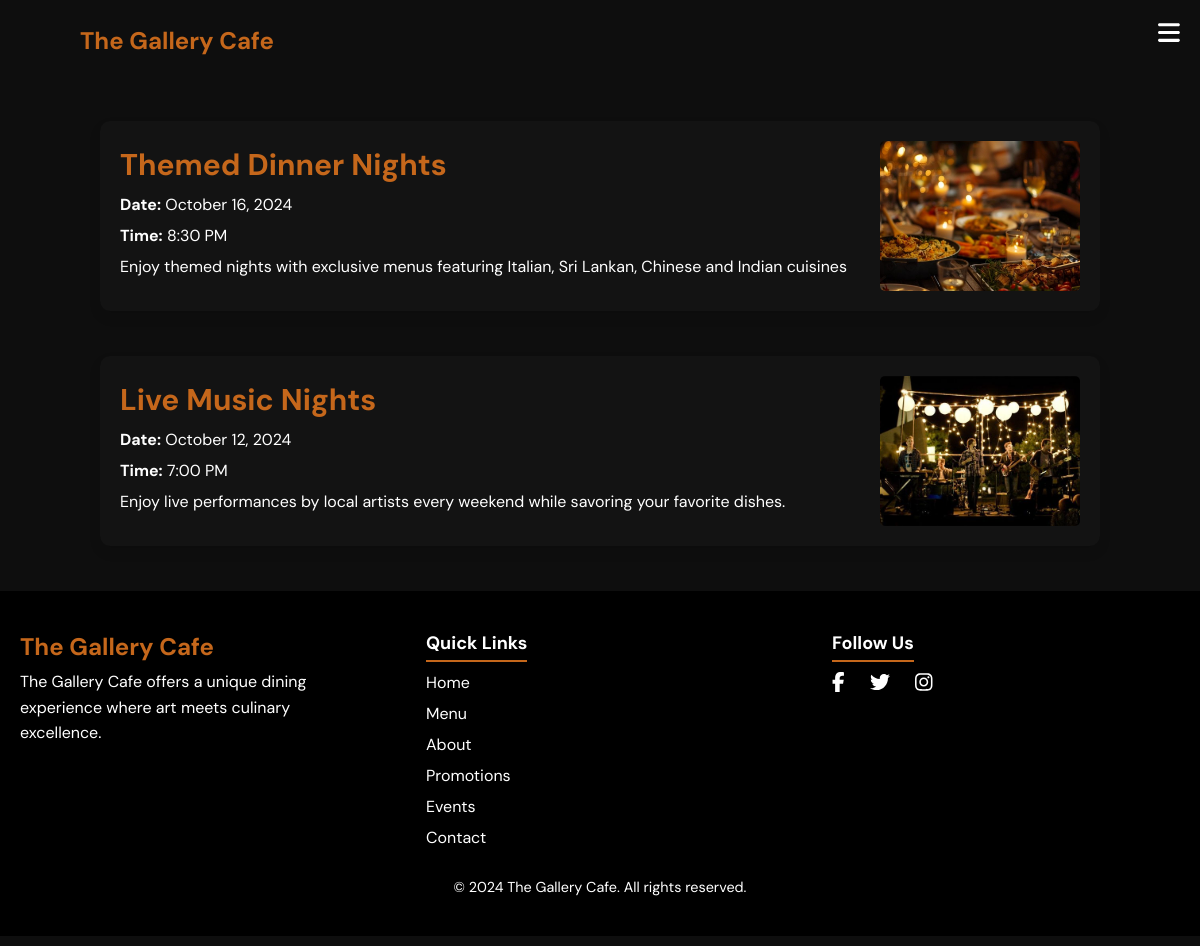
Screenshot of /events.php with the database file from the repository.
### tables this page shows
CREATE TABLE `events` (
  `id` int(11) NOT NULL,
  `name` varchar(255) NOT NULL,
  `date` date NOT NULL,
  `time` time NOT NULL,
  `description` text NOT NULL,
  `image` varchar(255) NOT NULL
);

### events.php (the view, shortened to what this page needs)
<?php
include('dbconn.php');
$result = mysqli_query($conn, "SELECT * FROM events ORDER BY date DESC");
?>
<!DOCTYPE html>
<html lang="en">
    <head>
        <link rel="stylesheet" href="https://cdnjs.cloudflare.com/ajax/libs/font-awesome/6.4.2/css/all.min.css"
 />
        <link rel="stylesheet" href="./styles.css" />
        <link rel="stylesheet" href="./responsive.css">
        <link rel="stylesheet" href="./script.js">
    </head>
<body>
<nav>
    <div class="logo">
        <h2 class="logo-heading">The Gallery Cafe</h2>
    </div>
    <div class="hamburger" id="hamburger">
        <i class="fas fa-bars hamburger-icon"></i>
    </div>
</nav>
    <section id="events-section">
        <?php while ($row = mysqli_fetch_assoc($result)) { ?>
          <div class="event-card">
              <div class="event-content">
                  <h2><?php echo $row['name']; ?></h2>
                  <p><strong>Date:</strong> <?php echo date('F j, Y', strtotime($row['date'])); ?></p>
                  <p><strong>Time:</strong> <?php echo date('g:i A', strtotime($row['time'])); ?></p>
                  <p><?php echo $row['description']; ?></p>
              </div>
              <img src="./admin/uploads/<?php echo $row['image']; ?>" alt="<?php echo $row['name']; ?>">
          </div>
        <?php } ?>
    </section>
    <section id="footer">
    <div class="footer-container">
        <div class="footer-content">
            <h2 class="logo-heading">The Gallery Cafe</h2>
            <p>The Gallery Cafe offers a unique dining experience where art meets culinary excellence.</p>
        </div>
        <div class="footer-content">
            <h3>Quick Links</h3>
            <ul class="footer-links">
                <li><a href="hero.php">Home</a></li>
                <li><a href="menu.php">Menu</a></li>
                <li><a href="about.php">About</a></li>
                <li><a href="hero.php#promotions">Promotions</a></li>
                <li><a href="events.php">Events</a></li>
                <li><a href="contact.php">Contact</a></li>
            </ul>
        </div>
        <div class="footer-content">
            <h3>Follow Us</h3>
            <ul class="social-links">
                <li><a href="#"><i class="fab fa-facebook-f"></i></a></li>
                <li><a href="#"><i class="fab fa-twitter"></i></a></li>
                <li><a href="#"><i class="fab fa-instagram"></i></a></li>
            </ul>
        </div>
    </div>
    <div class="footer-bottom">
        <p>&copy; 2024 The Gallery Cafe. All rights reserved.</p>
    </div>
</section>
</body>
</html>

### styles.css (style rules this page uses)
* { margin: 0; padding: 0; box-sizing: border-box; }
body { font-family: "DM Sans", sans-serif; background-color: #0e0e0e; color: #fff; }
nav { display: flex; justify-content: space-between; align-items: center; background-color: #0e0e0e; position: fixed; top: 0; width: 100%; height: 80px; padding: 0; margin: 0; }
section { margin: 10px auto; }
.logo { padding: 0 5rem; }
.logo-heading { color: #c5671b; }
.hamburger-icon { color: #fff; position: absolute; top: 20px; right: 20px; display: none; font-size: 25px; }
nav { display: flex; justify-content: space-between; align-items: center; background-color: #0e0e0e; position: fixed; top: 0; width: 100%; height: 80px; padding: 0; margin: 0; z-index: 1000; }
#footer { background-color: #000000; color: #fff; padding: 40px 0; }
.footer-container { gap: 30px; display: flex; justify-content: space-between; max-width: 1200px; margin: 0 auto; flex-wrap: wrap; padding-left: 20px; padding-right: 20px; }
.footer-content { width: 30%; }
.footer-content h3 { font-size: 18px; margin-bottom: 10px; padding-bottom: 5px; border-bottom: 2px solid #c5671b; display: inline-block; }
.footer-content p { margin-top: 7px; line-height: 1.6; }
.footer-links { list-style: none; padding: 0; }
.footer-links li { margin-bottom: 10px; }
.footer-links li a { color: #fff; text-decoration: none; }
.social-links { list-style: none; padding: 0; display: flex; gap: 25px; }
.social-links li a { color: #fff; font-size: 20px; }
.footer-bottom { text-align: center; font-size: 0.9rem; margin-top: 20px; }
@media screen and (min-width: 200px) and (max-width: 1227px) { .hamburger-icon { display: block; } }
#events-section { margin-top: 100px; }
.event-card { display: flex; align-items: center; justify-content: space-between; background-color: #2121213f; border-radius: 10px; margin: 45px auto; padding: 20px; max-width: 1000px; text-align: left; box-shadow: 0 6px 12px rgba(0, 0, 0, 0.1); transition: transform 0.3s, box-shadow 0.3s; }
.event-card img { width: 200px; height: 150px; object-fit: cover; border-radius: 5px; margin-left: 20px; }
.event-content { flex: 1; }
.event-card h2 { font-size: 30px; color: #c5671b; margin-bottom: 10px; }
.event-card p { font-size: 1rem; color: #fff; margin-bottom: 10px; }

### rows the page displays
events: name "Themed Dinner Nights", date "October 16, 2024", time "8:30 PM", description "Enjoy themed nights with exclusive menus featuring Italian, Sri Lankan, Chinese and Indian cuisines", image (picture)
events: name "Live Music Nights", date "October 12, 2024", time "7:00 PM", description "Enjoy live performances by local artists every weekend while savoring your favorite dishes.", image (picture)
